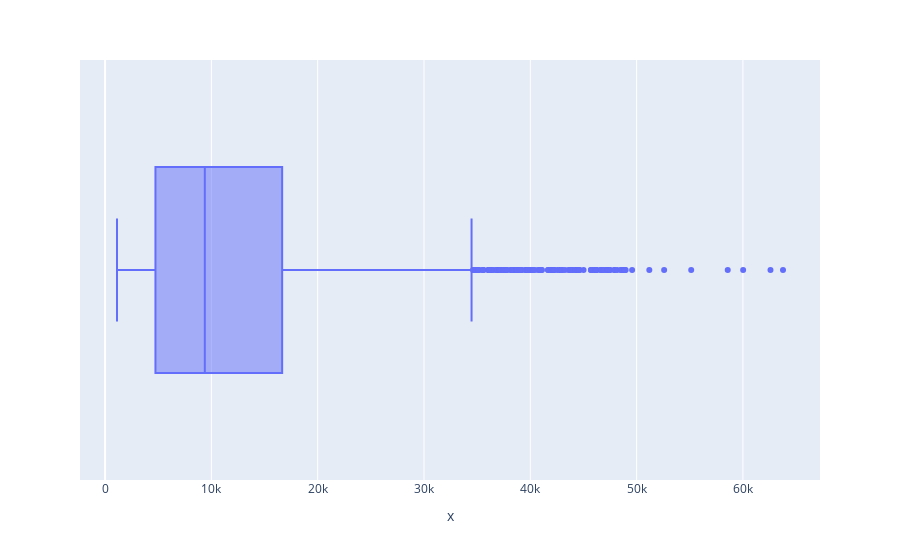

Notebook code cell kept with this figure:
### Markdown cell above
## removing outliers

### Code cell
px.box(x=Insurance.charges)

### Figure 1 — Plotly figure (JSON) as saved in the notebook; plotly's stock layout.template omitted (floating-point values rounded to 4 significant figures; data arrays with more than 128 entries replaced by an {"elided": "..."} marker saying what was removed)
{"data": [{"alignmentgroup": "True", "hovertemplate": "x=%{x}<extra></extra>", "legendgroup": "", "marker": {"color": "#636efa"}, "name": "", "notched": false, "offsetgroup": "", "orientation": "h", "showlegend": false, "type": "box", "x": {"elided": "1338 float values"}, "x0": " ", "xaxis": "x", "y0": " ", "yaxis": "y"}], "layout": {"boxmode": "group", "legend": {"tracegroupgap": 0}, "margin": {"t": 60}, "xaxis": {"anchor": "y", "domain": [0, 1], "title": {"text": "x"}}, "yaxis": {"anchor": "x", "domain": [0, 1]}}}
